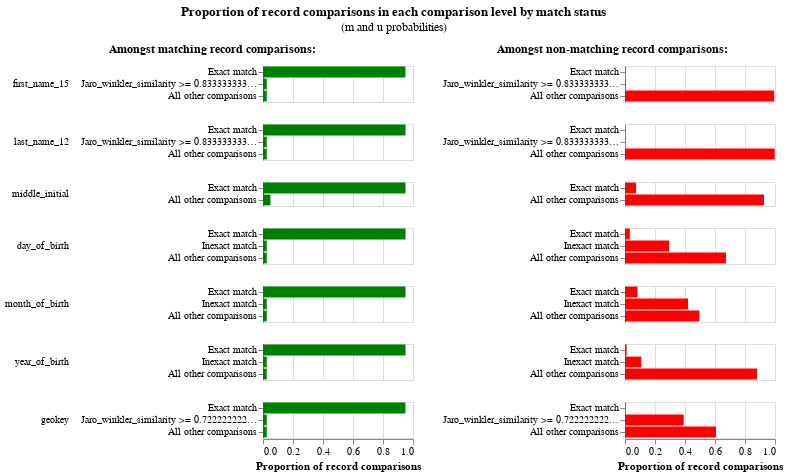

Here is the notebook cell this chart was saved with:
### Code cell
# Ignore the green bars on the left, these are the m probabilities that haven't been estimated yet
linker.m_u_parameters_chart()

### Figure 1 — Vega-Lite specification as saved in the notebook (floating-point values rounded to 4 significant figures)
{"config": {"view": {"continuousWidth": 300, "continuousHeight": 300, "discreteHeight": 300, "discreteWidth": 400}, "header": {"title": null}, "title": {"anchor": "middle", "offset": 10}}, "hconcat": [{"mark": "bar", "encoding": {"color": {"value": "green"}, "row": {"field": "comparison_name", "header": {"labelAlign": "left", "labelAnchor": "middle", "labelAngle": 0}, "sort": {"field": "comparison_sort_order"}, "type": "nominal"}, "tooltip": [{"field": "m_probability_description", "title": "m probability description", "type": "nominal"}, {"field": "comparison_name", "title": "Comparison column name", "type": "nominal"}, {"field": "label_for_charts", "title": "Label", "type": "ordinal"}, {"field": "sql_condition", "title": "SQL condition", "type": "nominal"}, {"field": "m_probability", "format": ".4p", "title": "m probability", "type": "quantitative"}, {"field": "u_probability", "format": ".4p", "title": "u probability", "type": "quantitative"}, {"field": "bayes_factor", "format": ",.4f", "title": "Bayes factor = m/u", "type": "quantitative"}, {"field": "log2_bayes_factor", "format": ",.4f", "title": "Match weight = log2(m/u)", "type": "quantitative"}], "x": {"axis": {"title": "Proportion of record comparisons"}, "field": "m_probability", "type": "quantitative"}, "y": {"axis": {"title": null}, "field": "label_for_charts", "sort": {"field": "comparison_vector_value", "order": "descending"}, "type": "nominal"}}, "height": {"step": 12}, "resolve": {"scale": {"y": "independent"}}, "title": {"text": "Amongst matching record comparisons:", "fontSize": 12, "fontWeight": "bold"}, "transform": [{"filter": "(datum.bayes_factor != 'no-op filter due to vega lite issue 4680')"}], "width": 150}, {"mark": "bar", "encoding": {"color": {"value": "red"}, "row": {"field": "comparison_name", "header": {"labels": false}, "sort": {"field": "comparison_sort_order"}, "type": "nominal"}, "tooltip": [{"field": "u_probability_description", "title": "u probability description", "type": "nominal"}, {"field": "comparison_name", "title": "Comparison column name", "type": "nominal"}, {"field": "label_for_charts", "title": "Label", "type": "ordinal"}, {"field": "sql_condition", "title": "SQL condition", "type": "nominal"}, {"field": "m_probability", "format": ".4p", "title": "m probability", "type": "quantitative"}, {"field": "u_probability", "format": ".4p", "title": "u probability", "type": "quantitative"}, {"field": "bayes_factor", "format": ",.4f", "title": "Bayes factor = m/u", "type": "quantitative"}, {"field": "log2_bayes_factor", "format": ",.4f", "title": "Match weight = log2(m/u)", "type": "quantitative"}], "x": {"axis": {"title": "Proportion of record comparisons"}, "field": "u_probability", "type": "quantitative"}, "y": {"axis": {"title": null}, "field": "label_for_charts", "sort": {"field": "comparison_vector_value", "order": "descending"}, "type": "nominal"}}, "height": {"step": 12}, "resolve": {"scale": {"y": "independent"}}, "title": {"text": "Amongst non-matching record comparisons:", "fontSize": 12, "fontWeight": "bold"}, "transform": [{"filter": "(datum.bayes_factor != 'no-op filter2 due to vega lite issue 4680')"}], "width": 150}], "data": {"name": "data-1965c9f44af440bce00de55482412406"}, "title": {"text": "Proportion of record comparisons in each comparison level by match status", "subtitle": "(m and u probabilities)"}, "$schema": "https://vega.github.io/schema/vega-lite/v5.9.3.json", "datasets": {"data-1965c9f44af440bce00de55482412406": [{"comparison_name": "first_name_15", "sql_condition": "\"first_name_15_l\" = \"first_name_15_r\"", "label_for_charts": "Exact match", "m_probability": 0.95, "u_probability": 0.001924, "m_probability_description": "Amongst matching record comparisons, 95.00% of records are in the exact match comparison level", "u_probability_description": "Amongst non-matching record comparisons, 0.19% of records are in the exact match comparison level", "has_tf_adjustments": false, "tf_adjustment_column": null, "tf_adjustment_weight": 1.0, "is_null_level": false, "bayes_factor": 493.9, "log2_bayes_factor": 8.948, "comparison_vector_value": 2, "max_comparison_vector_value": 2, "bayes_factor_description": "If comparison level is `exact match` then comparison is 493.86 times more likely to be a match", "probability_two_random_records_match": 1.412e-05, "comparison_sort_order": 0}, {"comparison_name": "first_name_15", "sql_condition": "jaro_winkler_similarity(\"first_name_15_l\", \"first_name_15_r\") >= 0.8333333333333334", "label_for_charts": "Jaro_winkler_similarity >= 0.8333333333333334", "m_probability": 0.025, "u_probability": 0.003391, "m_probability_description": "Amongst matching record comparisons, 2.50% of records are in the jaro_winkler_similarity >= 0.8333333333333334 comparison level", "u_probability_description": "Amongst non-matching record comparisons, 0.34% of records are in the jaro_winkler_similarity >= 0.8333333333333334 comparison level", "has_tf_adjustments": false, "tf_adjustment_column": null, "tf_adjustment_weight": 1.0, "is_null_level": false, "bayes_factor": 7.372, "log2_bayes_factor": 2.882, "comparison_vector_value": 1, "max_comparison_vector_value": 2, "bayes_factor_description": "If comparison level is `jaro_winkler_similarity >= 0.8333333333333334` then comparison is 7.37 times more likely to be a match", "probability_two_random_records_match": 1.412e-05, "comparison_sort_order": 0}, {"comparison_name": "first_name_15", "sql_condition": "ELSE", "label_for_charts": "All other comparisons", "m_probability": 0.025, "u_probability": 0.9947, "m_probability_description": "Amongst matching record comparisons, 2.50% of records are in the all other comparisons comparison level", "u_probability_description": "Amongst non-matching record comparisons, 99.47% of records are in the all other comparisons comparison level", "has_tf_adjustments": false, "tf_adjustment_column": null, "tf_adjustment_weight": 1.0, "is_null_level": false, "bayes_factor": 0.02513, "log2_bayes_factor": -5.314, "comparison_vector_value": 0, "max_comparison_vector_value": 2, "bayes_factor_description": "If comparison level is `all other comparisons` then comparison is  39.79 times less likely to be a match", "probability_two_random_records_match": 1.412e-05, "comparison_sort_order": 0}, {"comparison_name": "last_name_12", "sql_condition": "\"last_name_12_l\" = \"last_name_12_r\"", "label_for_charts": "Exact match", "m_probability": 0.95, "u_probability": 0.0006771, "m_probability_description": "Amongst matching record comparisons, 95.00% of records are in the exact match comparison level", "u_probability_description": "Amongst non-matching record comparisons, 0.07% of records are in the exact match comparison level", "has_tf_adjustments": false, "tf_adjustment_column": null, "tf_adjustment_weight": 1.0, "is_null_level": false, "bayes_factor": 1403.0, "log2_bayes_factor": 10.45, "comparison_vector_value": 2, "max_comparison_vector_value": 2, "bayes_factor_description": "If comparison level is `exact match` then comparison is 1,403.13 times more likely to be a match", "probability_two_random_records_match": 1.412e-05, "comparison_sort_order": 1}, {"comparison_name": "last_name_12", "sql_condition": "jaro_winkler_similarity(\"last_name_12_l\", \"last_name_12_r\") >= 0.8333333333333334", "label_for_charts": "Jaro_winkler_similarity >= 0.8333333333333334", "m_probability": 0.025, "u_probability": 0.001321, "m_probability_description": "Amongst matching record comparisons, 2.50% of records are in the jaro_winkler_similarity >= 0.8333333333333334 comparison level", "u_probability_description": "Amongst non-matching record comparisons, 0.13% of records are in the jaro_winkler_similarity >= 0.8333333333333334 comparison level", "has_tf_adjustments": false, "tf_adjustment_column": null, "tf_adjustment_weight": 1.0, "is_null_level": false, "bayes_factor": 18.93, "log2_bayes_factor": 4.242, "comparison_vector_value": 1, "max_comparison_vector_value": 2, "bayes_factor_description": "If comparison level is `jaro_winkler_similarity >= 0.8333333333333334` then comparison is 18.93 times more likely to be a match", "probability_two_random_records_match": 1.412e-05, "comparison_sort_order": 1}, {"comparison_name": "last_name_12", "sql_condition": "ELSE", "label_for_charts": "All other comparisons", "m_probability": 0.025, "u_probability": 0.998, "m_probability_description": "Amongst matching record comparisons, 2.50% of records are in the all other comparisons comparison level", "u_probability_description": "Amongst non-matching record comparisons, 99.80% of records are in the all other comparisons comparison level", "has_tf_adjustments": false, "tf_adjustment_column": null, "tf_adjustment_weight": 1.0, "is_null_level": false, "bayes_factor": 0.02505, "log2_bayes_factor": -5.319, "comparison_vector_value": 0, "max_comparison_vector_value": 2, "bayes_factor_description": "If comparison level is `all other comparisons` then comparison is  39.92 times less likely to be a match", "probability_two_random_records_match": 1.412e-05, "comparison_sort_order": 1}, {"comparison_name": "middle_initial", "sql_condition": "\"middle_initial_l\" = \"middle_initial_r\"", "label_for_charts": "Exact match", "m_probability": 0.95, "u_probability": 0.07363, "m_probability_description": "Amongst matching record comparisons, 95.00% of records are in the exact match comparison level", "u_probability_description": "Amongst non-matching record comparisons, 7.36% of records are in the exact match comparison level", "has_tf_adjustments": false, "tf_adjustment_column": null, "tf_adjustment_weight": 1.0, "is_null_level": false, "bayes_factor": 12.9, "log2_bayes_factor": 3.69, "comparison_vector_value": 1, "max_comparison_vector_value": 1, "bayes_factor_description": "If comparison level is `exact match` then comparison is 12.90 times more likely to be a match", "probability_two_random_records_match": 1.412e-05, "comparison_sort_order": 2}, {"comparison_name": "middle_initial", "sql_condition": "ELSE", "label_for_charts": "All other comparisons", "m_probability": 0.05, "u_probability": 0.9264, "m_probability_description": "Amongst matching record comparisons, 5.00% of records are in the all other comparisons comparison level", "u_probability_description": "Amongst non-matching record comparisons, 92.64% of records are in the all other comparisons comparison level", "has_tf_adjustments": false, "tf_adjustment_column": null, "tf_adjustment_weight": 1.0, "is_null_level": false, "bayes_factor": 0.05397, "log2_bayes_factor": -4.212, "comparison_vector_value": 0, "max_comparison_vector_value": 1, "bayes_factor_description": "If comparison level is `all other comparisons` then comparison is  18.53 times less likely to be a match", "probability_two_random_records_match": 1.412e-05, "comparison_sort_order": 2}, {"comparison_name": "day_of_birth", "sql_condition": "\"day_of_birth_l\" = \"day_of_birth_r\"", "label_for_charts": "Exact match", "m_probability": 0.95, "u_probability": 0.03238, "m_probability_description": "Amongst matching record comparisons, 95.00% of records are in the exact match comparison level", "u_probability_description": "Amongst non-matching record comparisons, 3.24% of records are in the exact match comparison level", "has_tf_adjustments": false, "tf_adjustment_column": null, "tf_adjustment_weight": 1.0, "is_null_level": false, "bayes_factor": 29.34, "log2_bayes_factor": 4.875, "comparison_vector_value": 2, "max_comparison_vector_value": 2, "bayes_factor_description": "If comparison level is `exact match` then comparison is 29.34 times more likely to be a match", "probability_two_random_records_match": 1.412e-05, "comparison_sort_order": 3}, {"comparison_name": "day_of_birth", "sql_condition": "abs(day_of_birth_l - day_of_birth_r) <= 5", "label_for_charts": "Inexact match", "m_probability": 0.025, "u_probability": 0.2945, "m_probability_description": "Amongst matching record comparisons, 2.50% of records are in the inexact match comparison level", "u_probability_description": "Amongst non-matching record comparisons, 29.45% of records are in the inexact match comparison level", "has_tf_adjustments": false, "tf_adjustment_column": null, "tf_adjustment_weight": 1.0, "is_null_level": false, "bayes_factor": 0.08488, "log2_bayes_factor": -3.558, "comparison_vector_value": 1, "max_comparison_vector_value": 2, "bayes_factor_description": "If comparison level is `inexact match` then comparison is  11.78 times less likely to be a match", "probability_two_random_records_match": 1.412e-05, "comparison_sort_order": 3}, {"comparison_name": "day_of_birth", "sql_condition": "ELSE", "label_for_charts": "All other comparisons", "m_probability": 0.025, "u_probability": 0.6731, "m_probability_description": "Amongst matching record comparisons, 2.50% of records are in the all other comparisons comparison level", "u_probability_description": "Amongst non-matching record comparisons, 67.31% of records are in the all other comparisons comparison level", "has_tf_adjustments": false, "tf_adjustment_column": null, "tf_adjustment_weight": 1.0, "is_null_level": false, "bayes_factor": 0.03714, "log2_bayes_factor": -4.751, "comparison_vector_value": 0, "max_comparison_vector_value": 2, "bayes_factor_description": "If comparison level is `all other comparisons` then comparison is  26.92 times less likely to be a match", "probability_two_random_records_match": 1.412e-05, "comparison_sort_order": 3}, {"comparison_name": "month_of_birth", "sql_condition": "\"month_of_birth_l\" = \"month_of_birth_r\"", "label_for_charts": "Exact match", "m_probability": 0.95, "u_probability": 0.08353, "m_probability_description": "Amongst matching record comparisons, 95.00% of records are in the exact match comparison level", "u_probability_description": "Amongst non-matching record comparisons, 8.35% of records are in the exact match comparison level", "has_tf_adjustments": false, "tf_adjustment_column": null, "tf_adjustment_weight": 1.0, "is_null_level": false, "bayes_factor": 11.37, "log2_bayes_factor": 3.508, "comparison_vector_value": 2, "max_comparison_vector_value": 2, "bayes_factor_description": "If comparison level is `exact match` then comparison is 11.37 times more likely to be a match", "probability_two_random_records_match": 1.412e-05, "comparison_sort_order": 4}, {"comparison_name": "month_of_birth", "sql_condition": "abs(month_of_birth_l - month_of_birth_r) <= 3", "label_for_charts": "Inexact match", "m_probability": 0.025, "u_probability": 0.4205, "m_probability_description": "Amongst matching record comparisons, 2.50% of records are in the inexact match comparison level", "u_probability_description": "Amongst non-matching record comparisons, 42.05% of records are in the inexact match comparison level", "has_tf_adjustments": false, "tf_adjustment_column": null, "tf_adjustment_weight": 1.0, "is_null_level": false, "bayes_factor": 0.05946, "log2_bayes_factor": -4.072, "comparison_vector_value": 1, "max_comparison_vector_value": 2, "bayes_factor_description": "If comparison level is `inexact match` then comparison is  16.82 times less likely to be a match", "probability_two_random_records_match": 1.412e-05, "comparison_sort_order": 4}, {"comparison_name": "month_of_birth", "sql_condition": "ELSE", "label_for_charts": "All other comparisons", "m_probability": 0.025, "u_probability": 0.496, "m_probability_description": "Amongst matching record comparisons, 2.50% of records are in the all other comparisons comparison level", "u_probability_description": "Amongst non-matching record comparisons, 49.60% of records are in the all other comparisons comparison level", "has_tf_adjustments": false, "tf_adjustment_column": null, "tf_adjustment_weight": 1.0, "is_null_level": false, "bayes_factor": 0.0504, "log2_bayes_factor": -4.31, "comparison_vector_value": 0, "max_comparison_vector_value": 2, "bayes_factor_description": "If comparison level is `all other comparisons` then comparison is  19.84 times less likely to be a match", "probability_two_random_records_match": 1.412e-05, "comparison_sort_order": 4}, {"comparison_name": "year_of_birth", "sql_condition": "\"year_of_birth_l\" = \"year_of_birth_r\"", "label_for_charts": "Exact match", "m_probability": 0.95, "u_probability": 0.01101, "m_probability_description": "Amongst matching record comparisons, 95.00% of records are in the exact match comparison level", "u_probability_description": "Amongst non-matching record comparisons, 1.10% of records are in the exact match comparison level", "has_tf_adjustments": false, "tf_adjustment_column": null, "tf_adjustment_weight": 1.0, "is_null_level": false, "bayes_factor": 86.28, "log2_bayes_factor": 6.431, "comparison_vector_value": 2, "max_comparison_vector_value": 2, "bayes_factor_description": "If comparison level is `exact match` then comparison is 86.28 times more likely to be a match", "probability_two_random_records_match": 1.412e-05, "comparison_sort_order": 5}, {"comparison_name": "year_of_birth", "sql_condition": "abs(year_of_birth_l - year_of_birth_r) <= 5", "label_for_charts": "Inexact match", "m_probability": 0.025, "u_probability": 0.1088, "m_probability_description": "Amongst matching record comparisons, 2.50% of records are in the inexact match comparison level", "u_probability_description": "Amongst non-matching record comparisons, 10.88% of records are in the inexact match comparison level", "has_tf_adjustments": false, "tf_adjustment_column": null, "tf_adjustment_weight": 1.0, "is_null_level": false, "bayes_factor": 0.2299, "log2_bayes_factor": -2.121, "comparison_vector_value": 1, "max_comparison_vector_value": 2, "bayes_factor_description": "If comparison level is `inexact match` then comparison is  4.35 times less likely to be a match", "probability_two_random_records_match": 1.412e-05, "comparison_sort_order": 5}, {"comparison_name": "year_of_birth", "sql_condition": "ELSE", "label_for_charts": "All other comparisons", "m_probability": 0.025, "u_probability": 0.8802, "m_probability_description": "Amongst matching record comparisons, 2.50% of records are in the all other comparisons comparison level", "u_probability_description": "Amongst non-matching record comparisons, 88.02% of records are in the all other comparisons comparison level", "has_tf_adjustments": false, "tf_adjustment_column": null, "tf_adjustment_weight": 1.0, "is_null_level": false, "bayes_factor": 0.0284, "log2_bayes_factor": -5.138, "comparison_vector_value": 0, "max_comparison_vector_value": 2, "bayes_factor_description": "If comparison level is `all other comparisons` then comparison is  35.21 times less likely to be a match", "probability_two_random_records_match": 1.412e-05, "comparison_sort_order": 5}, {"comparison_name": "geokey", "sql_condition": "\"geokey_l\" = \"geokey_r\"", "label_for_charts": "Exact match", "m_probability": 0.95, "u_probability": 0.001962, "m_probability_description": "Amongst matching record comparisons, 95.00% of records are in the exact match comparison level", "u_probability_description": "Amongst non-matching record comparisons, 0.20% of records are in the exact match comparison level", "has_tf_adjustments": false, "tf_adjustment_column": null, "tf_adjustment_weight": 1.0, "is_null_level": false, "bayes_factor": 484.2, "log2_bayes_factor": 8.92, "comparison_vector_value": 2, "max_comparison_vector_value": 2, "bayes_factor_description": "If comparison level is `exact match` then comparison is 484.24 times more likely to be a match", "probability_two_random_records_match": 1.412e-05, "comparison_sort_order": 6}, {"comparison_name": "geokey", "sql_condition": "jaro_winkler_similarity(\"geokey_l\", \"geokey_r\") >= 0.7222222222222222", "label_for_charts": "Jaro_winkler_similarity >= 0.7222222222222222", "m_probability": 0.025, "u_probability": 0.3916, "m_probability_description": "Amongst matching record comparisons, 2.50% of records are in the jaro_winkler_similarity >= 0.7222222222222222 comparison level", "u_probability_description": "Amongst non-matching record comparisons, 39.16% of records are in the jaro_winkler_similarity >= 0.7222222222222222 comparison level", "has_tf_adjustments": false, "tf_adjustment_column": null, "tf_adjustment_weight": 1.0, "is_null_level": false, "bayes_factor": 0.06385, "log2_bayes_factor": -3.969, "comparison_vector_value": 1, "max_comparison_vector_value": 2, "bayes_factor_description": "If comparison level is `jaro_winkler_similarity >= 0.7222222222222222` then comparison is  15.66 times less likely to be a match", "probability_two_random_records_match": 1.412e-05, "comparison_sort_order": 6}, {"comparison_name": "geokey", "sql_condition": "ELSE", "label_for_charts": "All other comparisons", "m_probability": 0.025, "u_probability": 0.6065, "m_probability_description": "Amongst matching record comparisons, 2.50% of records are in the all other comparisons comparison level", "u_probability_description": "Amongst non-matching record comparisons, 60.65% of records are in the all other comparisons comparison level", "has_tf_adjustments": false, "tf_adjustment_column": null, "tf_adjustment_weight": 1.0, "is_null_level": false, "bayes_factor": 0.04122, "log2_bayes_factor": -4.6, "comparison_vector_value": 0, "max_comparison_vector_value": 2, "bayes_factor_description": "If comparison level is `all other comparisons` then comparison is  24.26 times less likely to be a match", "probability_two_random_records_match": 1.412e-05, "comparison_sort_order": 6}]}}
